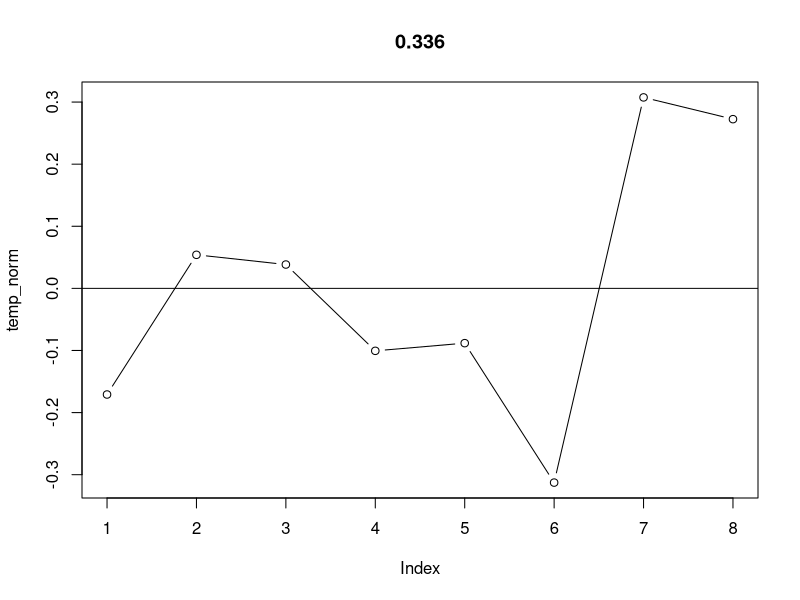

R code for this plot:
## ---- chunk 1
knitr::opts_chunk$set(echo = TRUE)
## ---- chunk 2

n_foll = 6
n_lut = 2
t_shift = 0.5

temp = c(rnorm(n_foll, m = 0, sd = t_shift/4), rnorm(n_lut, m = t_shift, sd = t_shift/4))
#plot(temp, type = "b")

temp_norm = temp - mean(temp)

est_t_shift = mean(temp_norm[temp_norm>0]) -  mean(temp_norm[temp_norm<=0])
est_t_shift

plot(temp_norm, type = "b", main = round(est_t_shift, 3))
abline(h = 0)


